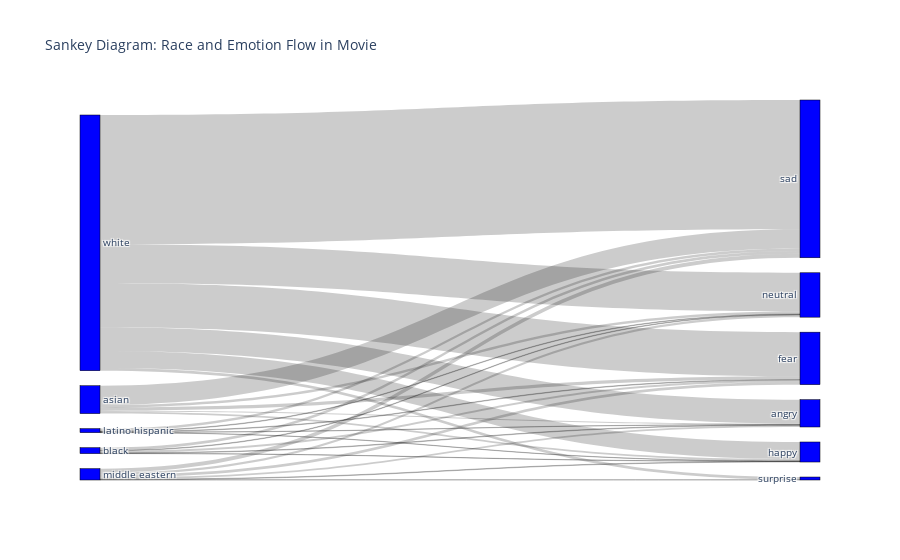

Here is the notebook cell this chart was saved with:
### Code cell
# Create the Sankey diagram
fig = go.Figure(data=[go.Sankey(
    node=dict(
      pad=15,
      thickness=20,
      line=dict(color="black", width=0.5),
      label=unique_races + unique_emotions,
      color="blue"
    ),
    link=dict(
      source=race_emotion_count['source'].tolist(),
      target=race_emotion_count['target'].tolist(),
      value=race_emotion_count['percentage'].tolist()
    ))])

fig.update_layout(title_text="Sankey Diagram: Race and Emotion Flow in Movie", font_size=10)
fig.show()

### Figure 1 — Plotly figure (JSON) as saved in the notebook; plotly's stock layout.template omitted (floating-point values rounded to 4 significant figures)
{"data": [{"link": {"source": [0, 0, 0, 0, 0, 1, 1, 1, 1, 1, 2, 2, 2, 2, 2, 3, 3, 3, 3, 3, 3, 4, 4, 4, 4, 4, 4], "target": [5, 6, 7, 8, 9, 5, 6, 7, 8, 9, 5, 6, 7, 8, 9, 5, 6, 7, 8, 9, 10, 5, 6, 7, 8, 9, 10], "value": [0.3549, 1.065, 0.6211, 0.7986, 6.3, 0.1775, 0.6211, 0.08873, 0.1775, 0.8873, 0.08873, 0.1775, 0.08873, 0.1775, 0.7986, 0.5324, 0.8873, 0.1775, 0.7098, 1.331, 0.08873, 7.808, 14.46, 5.59, 12.69, 42.41, 0.8873]}, "node": {"color": "blue", "label": ["asian", "black", "latino hispanic", "middle eastern", "white", "angry", "fear", "happy", "neutral", "sad", "surprise"], "line": {"color": "black", "width": 0.5}, "pad": 15, "thickness": 20}, "type": "sankey"}], "layout": {"font": {"size": 10}, "title": {"text": "Sankey Diagram: Race and Emotion Flow in Movie"}}}
